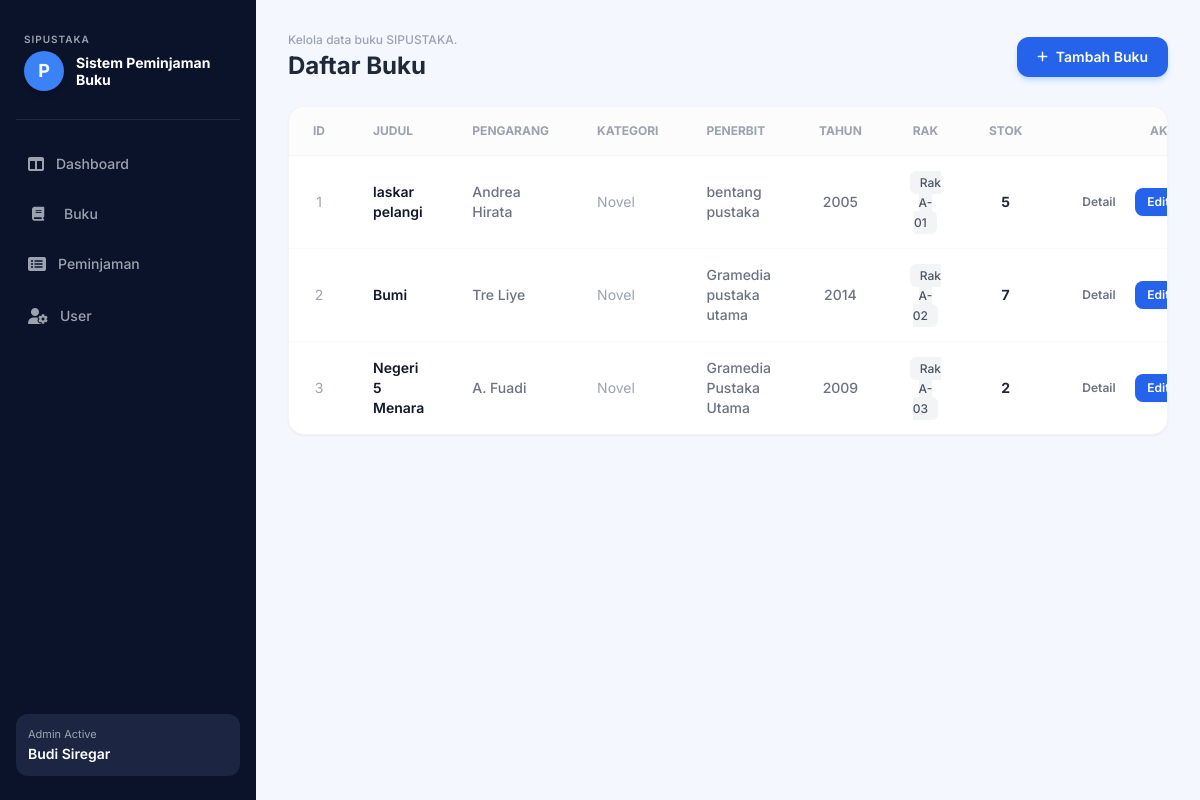
Page /buku/ on the committed database.
### perpustakaan/views.py (the view)
# urls.py: path('buku/', views.list_buku, name='list_buku'),
def list_buku(request):
    with connection.cursor() as cursor:
        cursor.execute("SELECT id, judul, pengarang, kategori, penerbit, tahun, rak, stok FROM buku;")
        columns = [col[0] for col in cursor.description]
        buku_list = [dict(zip(columns, row)) for row in cursor.fetchall()]
    return render(request, 'app_perpus/buku.html', {'buku_list': buku_list})

### perpustakaan/templates/app_perpus/buku.html (shortened to what this page needs)
<!DOCTYPE html>
<html lang="id">
<head>
    <script src="https://cdn.tailwindcss.com"></script>
    <link rel="stylesheet" href="https://cdnjs.cloudflare.com/ajax/libs/font-awesome/6.4.0/css/all.min.css">
</head>
<body class="bg-[#f4f7fe]">
    <div class="flex h-screen overflow-hidden">
        <div class="w-64 bg-[#0b132b] text-white flex flex-col justify-between p-4 flex-shrink-0">
            <div>
                <div class="p-2 mt-2">
                    <p class="text-[10px] uppercase tracking-widest text-gray-400 font-semibold">Sipustaka</p>
                    <div class="flex items-center space-x-3 mt-1">
                        <div class="w-10 h-10 rounded-full bg-blue-500 flex items-center justify-center font-bold text-lg shadow-md">
                            P
                        </div>
                        <span class="text-sm font-bold leading-tight block">Sistem Peminjaman<br>Buku</span>
                    </div>
                </div>
                <hr class="border-gray-700 my-5 opacity-50">
                <nav class="space-y-1">
                    <a href="{% url 'dashboard' %}" class="flex items-center space-x-3 p-3 text-gray-400 hover:bg-[#1c2541] hover:text-white rounded-xl transition text-sm font-medium">
                        <i class="fa-solid fa-table-columns text-base"></i>
                        <span>Dashboard</span>
                    </a>
                    <a href="{% url 'list_buku' %}" class="flex items-center gap-3 px-4 py-3 text-sm font-medium text-gray-400 hover:text-white rounded-xl transition">
                        <i class="fa-solid fa-book w-5"></i> Buku
                    </a>
                    <a href="{% url 'list_peminjaman' %}" class="flex items-center space-x-3 p-3 text-gray-400 hover:bg-[#1c2541] hover:text-white rounded-xl transition text-sm font-medium">
                        <i class="fa-solid fa-rectangle-list text-base"></i>
                        <span>Peminjaman</span>
                    </a>
                    <a href="{% url 'list_siswa' %}" class="flex items-center space-x-3 p-3 text-gray-400 hover:bg-[#1c2541] hover:text-white rounded-xl transition text-sm font-medium">
                        <i class="fa-solid fa-user-gear text-base"></i>
                        <span>User</span>
                    </a>
                </nav>
            </div>
            <div class="bg-[#1c2541] p-3 rounded-xl flex flex-col mb-2">
                <span class="text-[11px] text-gray-400">Admin Active</span>
                <span class="text-sm font-semibold mt-0.5 text-white">Budi Siregar</span>
            </div>
        </div>
        <div class="flex-1 flex flex-col overflow-y-auto p-8">
            <div class="flex justify-between items-center mb-6">
                <div>
                    <p class="text-xs text-gray-400 font-medium">Kelola data buku SIPUSTAKA.</p>
                    <h1 class="text-2xl font-bold text-gray-800 mt-0.5">Daftar Buku</h1>
                </div>
                <a href="{% url 'add_buku' %}" class="bg-blue-600 hover:bg-blue-700 text-white px-5 py-2.5 rounded-xl font-semibold text-sm transition shadow-md shadow-blue-200 flex items-center space-x-2">
                    <i class="fa-solid fa-plus text-xs"></i>
                    <span>Tambah Buku</span>
                </a>
            </div>
            <div class="bg-white rounded-2xl shadow-sm border border-gray-100 overflow-hidden">
                <div class="overflow-x-auto">
                    <table class="w-full text-left border-collapse">
                        <thead>
                            <tr class="border-b border-gray-100 text-xs font-bold text-gray-400 uppercase bg-gray-50/50">
                                <th class="py-4 px-6 text-center w-16">ID</th>
                                <th class="py-4 px-6">Judul</th>
                                <th class="py-4 px-6">Pengarang</th>
                                <th class="py-4 px-6">Kategori</th>
                                <th class="py-4 px-6">Penerbit</th>
                                <th class="py-4 px-6 text-center">Tahun</th>
                                <th class="py-4 px-6 text-center">Rak</th>
                                <th class="py-4 px-6 text-center w-20">Stok</th>
                                <th class="py-4 px-6 text-center w-60">Aksi</th>
                            </tr>
                        </thead>
                        <tbody class="text-sm font-medium text-gray-700 divide-y divide-gray-50">
                            {% for buku in buku_list %}
                            <tr class="hover:bg-gray-50/80 transition">
                                <td class="py-4 px-6 text-center text-gray-400 font-normal">{{ buku.id }}</td>
                                <td class="py-4 px-6 text-gray-900 font-semibold">{{ buku.judul }}</td>
                                <td class="py-4 px-6 text-gray-500">{{ buku.pengarang }}</td>
                                <td class="py-4 px-6 text-gray-400 font-normal">{{ buku.kategori }}</td>
                                <td class="py-4 px-6 text-gray-500">{{ buku.penerbit }}</td>
                                <td class="py-4 px-6 text-center text-gray-500">{{ buku.tahun }}</td>
                                <td class="py-4 px-6 text-center">
                                    <span class="bg-gray-100 text-gray-600 px-2.5 py-1 rounded-md text-xs font-medium">{{ buku.rak }}</span>
                                </td>
                                <td class="py-4 px-6 text-center font-bold text-gray-800">{{ buku.stok }}</td>
                                <td class="py-4 px-6 text-center space-x-1 whitespace-nowrap">
                                    <a href="{% url 'detail_buku' buku.id %}" class="text-gray-500 hover:text-gray-700 hover:bg-gray-100 px-3 py-1.5 rounded-lg text-xs font-semibold transition inline-block">
                                        Detail
                                    </a>
                                    <a href="{% url 'edit_buku' buku.id %}" class="bg-blue-600 hover:bg-blue-700 text-white px-3 py-1.5 rounded-lg text-xs font-semibold transition inline-block shadow-sm">
                                        Edit
                                    </a>
                                </td>
                            </tr>
                            {% endfor %}
                        </tbody>
                    </table>
                </div>
            </div>
        </div>
    </div>
</body>
</html>

### perpustakaan/templates/app_perpus/buku.html (style rules this page uses)
body { font-family: 'Inter', sans-serif; }

### rows in the picture
buku: id "1", judul "laskar pelangi", pengarang "Andrea Hirata", kategori "Novel", penerbit "bentang pustaka", tahun "2005", rak "Rak A-01", stok "5"
buku: id "2", judul "Bumi", pengarang "Tre Liye", kategori "Novel", penerbit "Gramedia pustaka utama", tahun "2014", rak "Rak A-02", stok "7"
buku: id "3", judul "Negeri 5 Menara", pengarang "A. Fuadi", kategori "Novel", penerbit "Gramedia Pustaka Utama", tahun "2009", rak "Rak A-03", stok "2"
